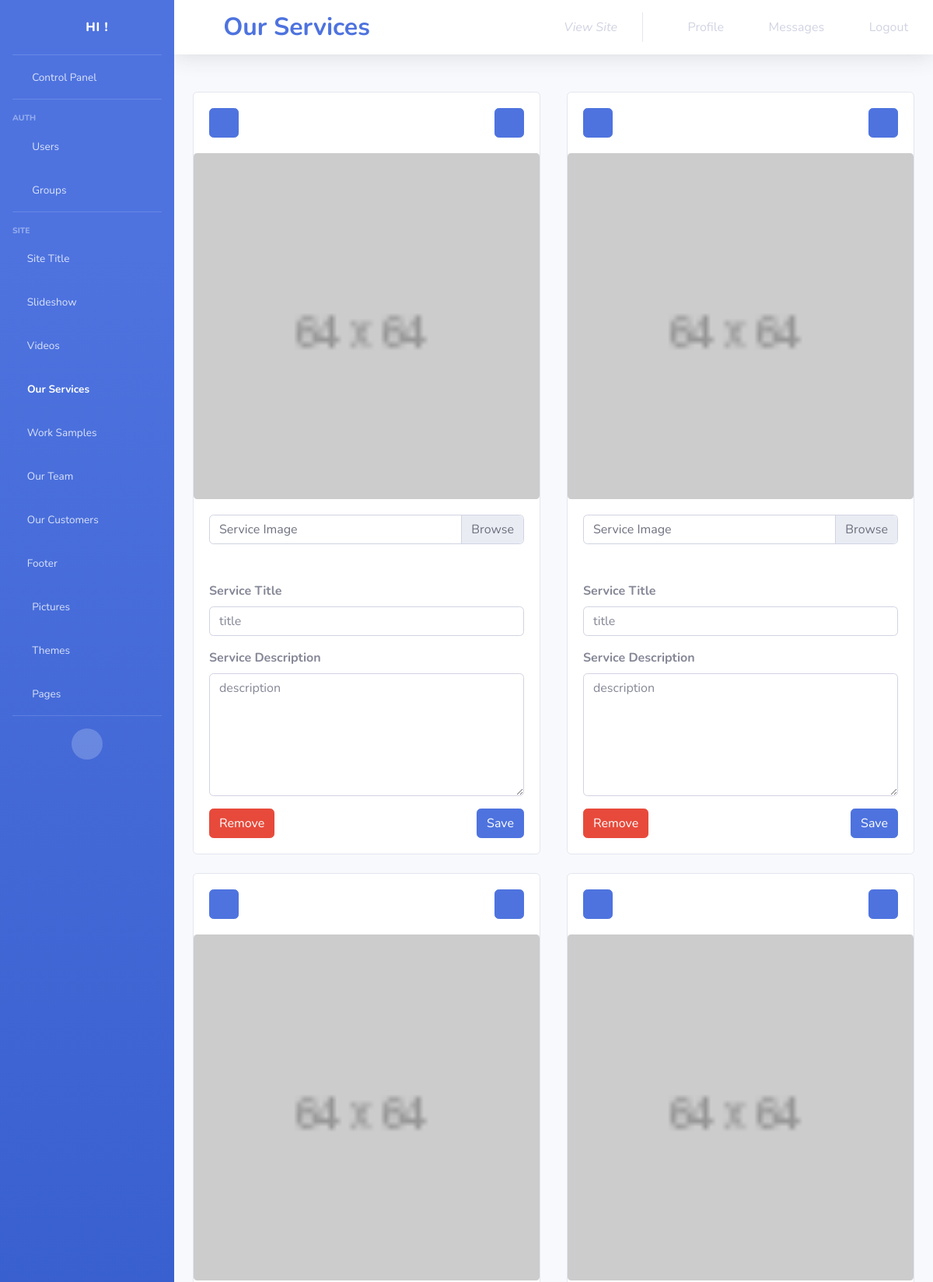
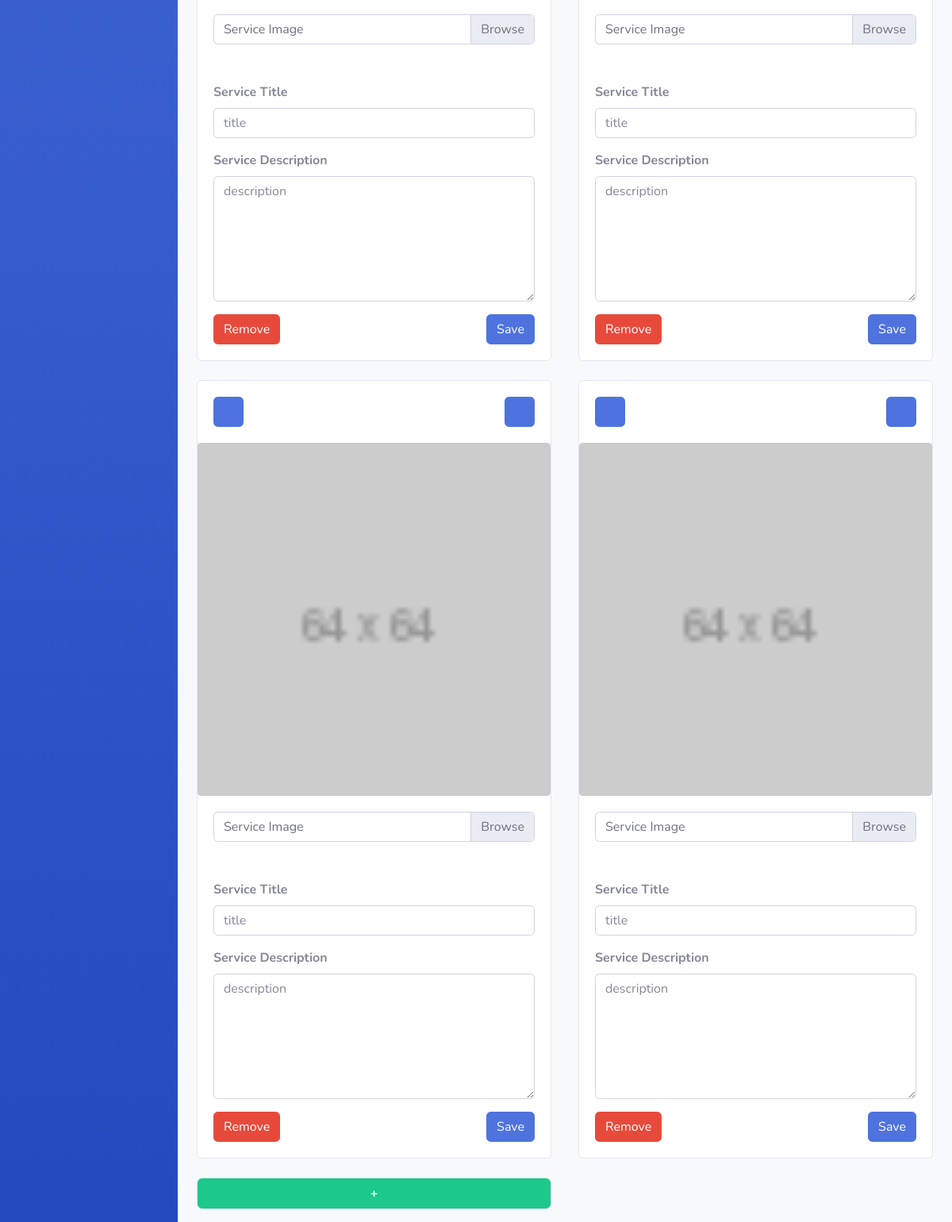
Page /control_panel/site/our-services/ (signed in) on the committed database (2 pictures, top to bottom).
### control_panel/models.py (models this page shows)
class services(models.Model):
	img=models.ImageField(upload_to='services/img/',
						  default='services/img/default/default.png'
						  ,blank=True)
	title=models.CharField(max_length=191)
	description=models.TextField()
	objects=servicesManager()

### control_panel/views.py (the view, shortened to what this page needs)
# urls.py: path('site/our-services/',views.our_services_,name='control_panel/site/our-services'),
def our_services_(request):
	if not request.user.is_staff:
		return redirect('/')
	messages=list()
	return render(request,'control_panel/our-services.html',
				  {'messages':messages,'services':services.objects.all()})

### templates/control_panel/our-services.html (shortened to what this page needs)
{% load static %}
<!DOCTYPE html>
<html lang="en">
<head>
	<link href="{% static 'cpanel/vendor/fontawesome-free/css/all.min.css' %}" rel="stylesheet" type="text/css">
	<link href="{% static 'cpanel/css/sb-admin-2.min.css' %}" rel="stylesheet">
</head>
<body id="page-top">
<div id="wrapper">
	<ul class="navbar-nav bg-gradient-primary sidebar sidebar-dark accordion" id="accordionSidebar">
		<a class="sidebar-brand d-flex align-items-center justify-content-center" href="/control_panel/">
			<div class="sidebar-brand-icon rotate-n-15">
				<i class="fas fa-laugh-wink"></i>
			</div>
			<div class="sidebar-brand-text mx-3">HI !<sup></sup></div>
		</a>
		<hr class="sidebar-divider my-0">
		<li class="nav-item">
			<a class="nav-link" href="/control_panel/">
				<i class="fas fa-fw fa-tachometer-alt"></i>
				<span>Control Panel</span></a>
		</li>
		<hr class="sidebar-divider">
		<div class="sidebar-heading">
			auth
		</div>
		<li class="nav-item">
			<a class="nav-link" href="/control_panel/auth/users/">
				<i class="fas fa-fw fa-user-cog"></i>
				<span>Users</span></a>
		</li>
		<li class="nav-item">
			<a class="nav-link" href="/control_panel/auth/groups/">
				<i class="fas fa-fw fa-users-cog"></i>
				<span>Groups</span></a>
		</li>
		<hr class="sidebar-divider">
		<div class="sidebar-heading">
			Site
		</div>
		<li class="nav-item">
			<a class="nav-link" href="/control_panel/site/site-title/">
				<i class="fa fa-window-maximize"></i>
				<span>Site Title</span></a>
		</li>
		<li class="nav-item">
			<a class="nav-link" href="/control_panel/site/slideshow/">
				<i class="fa fa-object-ungroup"></i>
				<span>Slideshow</span></a>
		</li>
		<li class="nav-item">
			<a class="nav-link" href="/control_panel/site/video/">
				<i class="fas fa-film"></i>
				<span>Videos</span></a>
		</li>
		<li class="nav-item active">
			<a class="nav-link" href="">
				<i class="fa fa-wrench"></i>
				<span>Our Services</span></a>
		</li>
		<li class="nav-item">
			<a class="nav-link" href="/control_panel/site/work-samples/">
				<i class="fa fa-laptop-code"></i>
				<span>Work Samples</span></a>
		</li>
		<li class="nav-item">
			<a class="nav-link" href="/control_panel/site/our-team/">
				<i class="fa fa-users"></i>
				<span>Our Team</span></a>
		</li>
		<li class="nav-item">
			<a class="nav-link" href="/control_panel/site/our-customers/">
				<i class="fa fa-user-tag"></i>
				<span>Our Customers</span></a>
		</li>
		<li class="nav-item">
			<a class="nav-link" href="/control_panel/site/footer/">
				<i class="fas fa-digital-tachograph"></i>
				<span>Footer</span></a>
		</li>
		<li class="nav-item">
			<a class="nav-link" href="/control_panel/site/pictures/">
				<i class="fas fa-fw fa-images"></i>
				<span>Pictures</span></a>
		</li>
		<li class="nav-item">
			<a class="nav-link" href="/control_panel/site/themes/">
				<i class="fas fa-fw fa-brush"></i>
				<span>Themes</span></a>
		</li>
		<li class="nav-item">
			<a class="nav-link collapsed" href="#" data-toggle="collapse" data-target="#collapsePages"
			   aria-expanded="true" aria-controls="collapsePages">
				<i class="fas fa-fw fa-folder"></i>
				<span>Pages</span>
			</a>
		</li>
		<hr class="sidebar-divider d-none d-md-block">
		<div class="text-center d-none d-md-inline">
			<button class="rounded-circle border-0" id="sidebarToggle"></button>
		</div>
	</ul>
	<div id="content-wrapper" class="d-flex flex-column">
		<div id="content">
			<nav class="navbar navbar-expand navbar-light bg-white topbar mb-4 static-top shadow">
				<h1 class="fas d-none d-sm-block fa-wrench mr-3 font-weight-bold text-primary"></h1>
				<h2 class="m-0 d-none d-sm-block font-weight-bold text-primary">Our Services</h2>
				<ul class="navbar-nav ml-auto">
					<li class="nav-item dropdown no-arrow mx-1">
						<a class="nav-link dropdown-toggle" href="/">
							<i class="fas fa-eye fa-sm fa-fw mr-2 text-gray-400"></i>
							<i class="d-none d-sm-block">View Site</i>
						</a>
					</li>
					<li class="nav-item d-none d-sm-block dropdown no-arrow mx-1">
						<a class="nav-link dropdown-toggle" href="/control_panel/auth/users/{{ user.id }}/change/">
							<i class="fas fa-user-tie fa-sm fa-fw mr-2 text-gray-400"></i>
							Profile
						</a>
					</li>
					<li class="nav-item d-none d-sm-block dropdown no-arrow mx-1">
						<a class="nav-link dropdown-toggle" href="#">
							<i class="fas fa-envelope fa-sm fa-fw mr-2 text-gray-400"></i>
							Messages
						</a>
					</li>
					<li class="nav-item d-none d-sm-block dropdown no-arrow mx-1">
						<a class="nav-link dropdown-toggle" data-toggle="modal" data-target="#logoutModal" href="">
							<i class="fas fa-sign-out-alt fa-sm fa-fw mr-2 text-gray-400"></i>
							Logout
						</a>
					</li>
				</ul>
			</nav>
			<div class="container-fluid">
				<div class="card-deck mb-3">
					<div class="form-row">
						{% for service in services %}
							<div class="mt-4 col-lg-6 col-lg-6">
								<div class="card card-deck">
									<div class="card-body d-none d-lg-block">
										<form method="POST">
											<button style="float: right;" class="btn btn-primary"
													value="{{ service.id }}" type="submit"
													name="m-d"><a class="fa fa-angle-right"></a>
											</button>
											<button class="btn btn-primary"
													value="{{ service.id }}" type="submit"
													name="m-u"><a class="fa fa-angle-left"></a>
											</button>
										</form>
									</div>
									<img class="card-img" src="{{ service.img.url }}"
										 alt="Card image cap">
									<div class="card-body">
										<form method="POST" enctype="multipart/form-data">
											<div class="input-group mb-5">
												<div class="custom-file">
													<label class="custom-file-label"
														   for="inputGroupFile01">Service Image</label>
												</div>
											</div>
											<div class="form-row">
												<div class="col">
													<div class="form-group"><label><strong>Service
																						   Title</strong></label><input
															class="form-control" type="text"
															placeholder="{{ service.title }}"
															name="service-title">
													</div>
													<div class="form-group"><label><strong>Service
																						   Description</strong></label><textarea
															class="form-control" rows="6"
															placeholder="{{ service.description }}"
															name="service-description"></textarea></div>
												</div>
											</div>
											<button style="float: right;" class="btn btn-primary"
													value="{{ service.id }}" type="submit"
													name="save">Save
											</button>
											<button class="btn btn-danger"
													value="{{ service.id }}" type="submit"
													name="remove-service">Remove
											</button>
										</form>
									</div>
								</div>
							</div>
						{% endfor %}
						<div class="mt-4 col-lg-6 col-lg-6">
							<div class="card">
								<button type="submit" style="width:100%; height:100%"
										class="btn btn-success"
										name="Add-new-service"><strong>+</strong>
								</button>
							</div>
						</div>
					</div>
				</div>
			</div>
		</div>
	</div>
</div>
</body>
</html>

### rows in the picture
services: {{ service.id }} 1 (drawn), img (placeholder picture), service-title "title", service-description "description"
services: {{ service.id }} 8 (drawn), img (placeholder picture), service-title "title", service-description "description"
services: {{ service.id }} 9 (drawn), img (placeholder picture), service-title "title", service-description "description"
services: {{ service.id }} 10 (drawn), img (placeholder picture), service-title "title", service-description "description"
services: {{ service.id }} 11 (drawn), img (placeholder picture), service-title "title", service-description "description"
services: {{ service.id }} 13 (drawn), img (placeholder picture), service-title "title", service-description "description"
